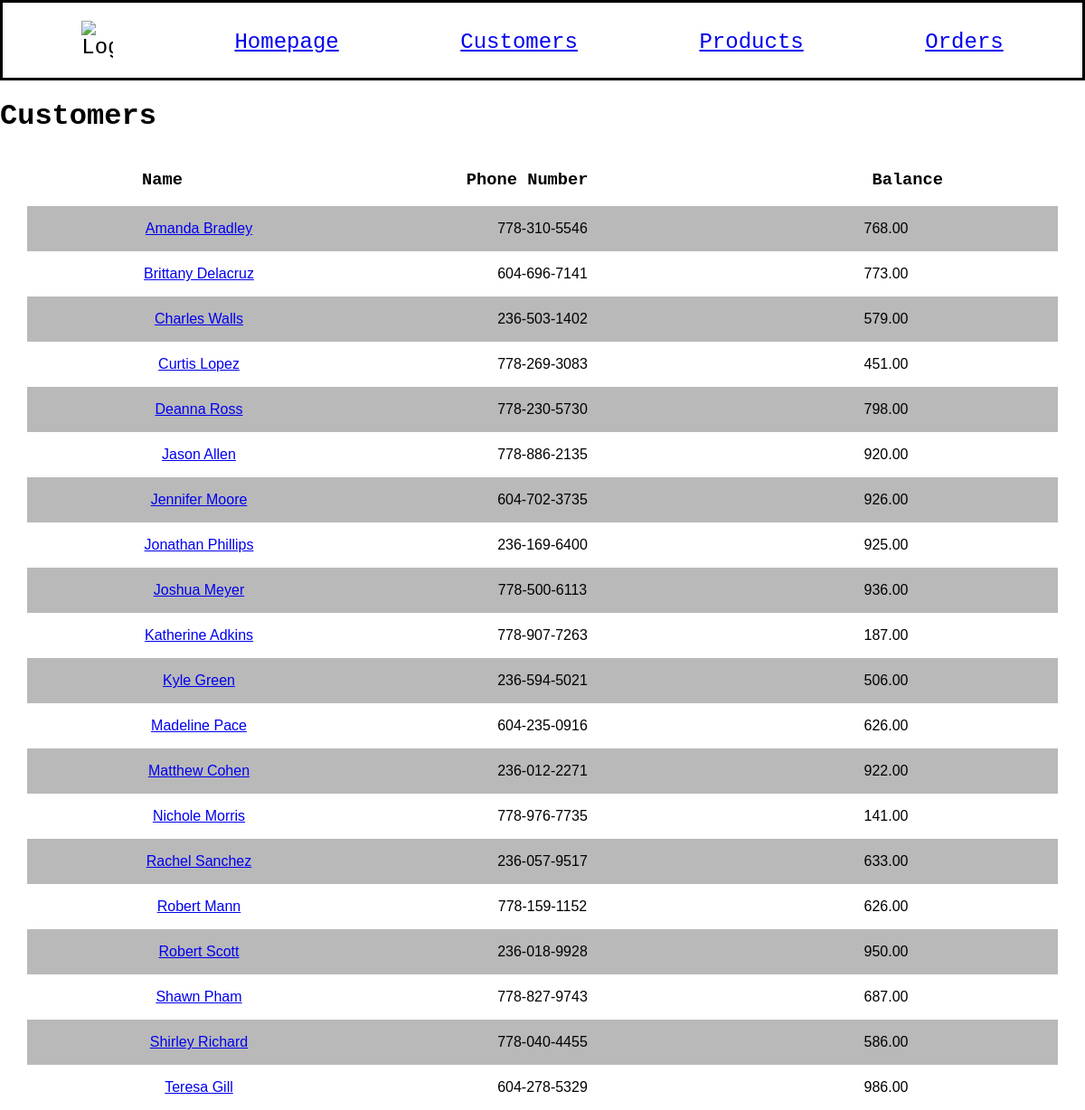
/customers, run on an earlier commit of the app's database.
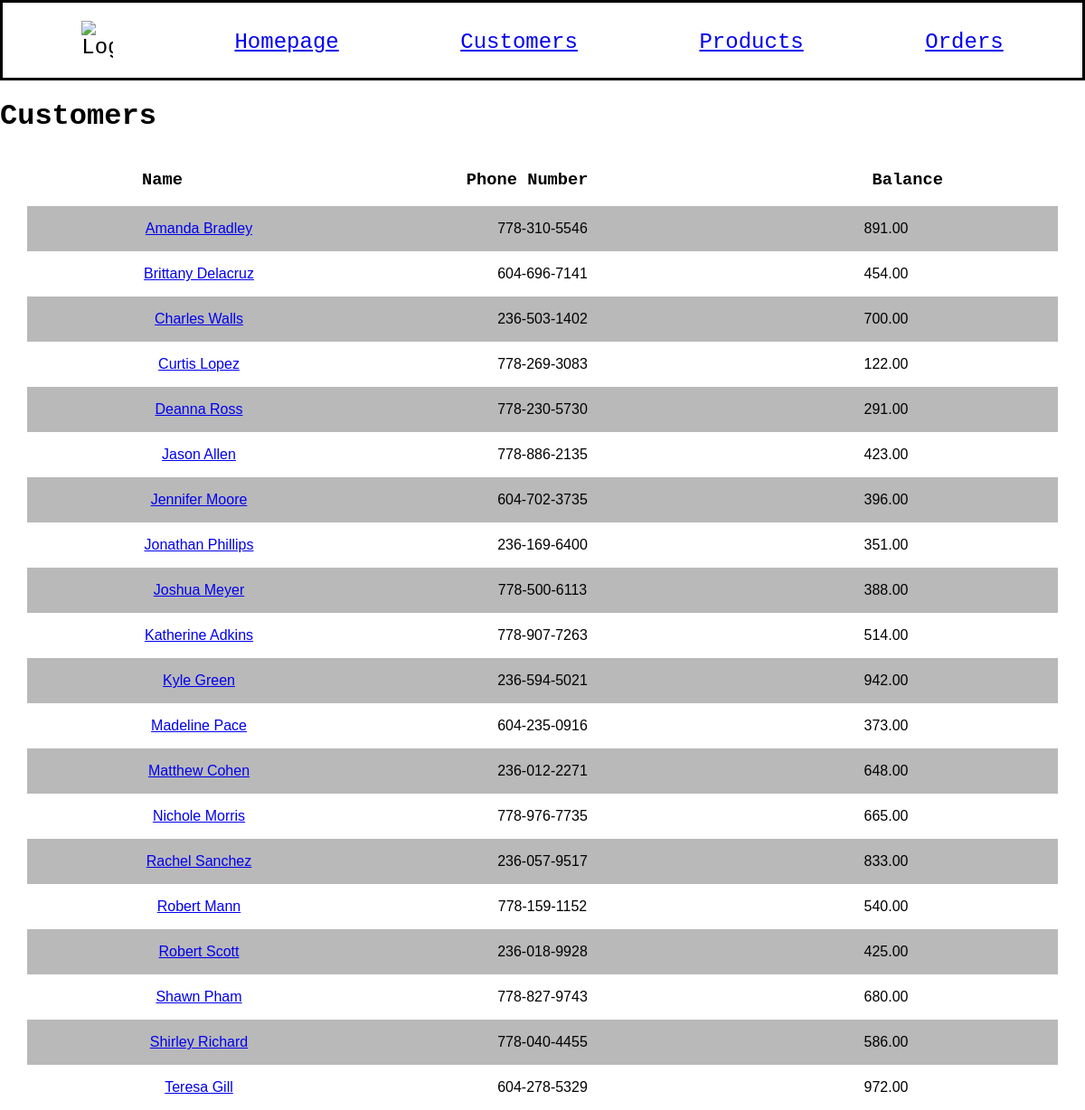
And on a later commit of the database.
### models.py (models this page shows, shortened)
class Customer(db.Model):
    id = mapped_column(Integer, primary_key=True)
    name = mapped_column(String(200), nullable=False, unique=True)
    phone = mapped_column(String(20), nullable=False)
    balance = mapped_column(Numeric(10,2), nullable=False, default=100)
    orders = relationship("Order")

### app.py (the view)
@app.route("/customers")
def customers():
    statement = select(Customer).order_by(Customer.name)
    records = db.session.execute(statement)
    app_data = records.scalars()
    print(statement)
    return render_template("customers.html", customers=app_data)

### templates/customers.html
{% extends "base.html" %}
{% block content %}
<h1>Customers</h1>
<div style="display: flex; justify-content: space-around;">
    <h3>Name</h3>
    <h3>Phone Number</h3>
    <h3>Balance</h3>
</div>
{% for customer in customers %}
<div class="spreadsheet">
    <div>
        <div>
            <a href="{{url_for('customer_detail', customer_id=customer.id)}}">{{ customer.name }}</a>
        </div>
        <div>
            <p class="info">{{ customer.phone }}</p>
        </div>
        <div>
            <p class="info">{{ customer.balance }}</p>
        </div>
    </div>
</div>
{% endfor %}
{% endblock %}

What changed in the data, as far as the page shows it:
changed Customer "Amanda Bradley": balance "768.00" → "891.00"
changed Customer "Brittany Delacruz": balance "773.00" → "454.00"
changed Customer "Charles Walls": balance "579.00" → "700.00"
changed Customer "Curtis Lopez": balance "451.00" → "122.00"
changed Customer "Deanna Ross": balance "798.00" → "291.00"
changed Customer "Jason Allen": balance "920.00" → "423.00"
changed Customer "Jennifer Moore": balance "926.00" → "396.00"
changed Customer "Jonathan Phillips": balance "925.00" → "351.00"
changed Customer "Joshua Meyer": balance "936.00" → "388.00"
changed Customer "Katherine Adkins": balance "187.00" → "514.00"
changed Customer "Kyle Green": balance "506.00" → "942.00"
changed Customer "Madeline Pace": balance "626.00" → "373.00"
changed Customer "Matthew Cohen": balance "922.00" → "648.00"
changed Customer "Nichole Morris": balance "141.00" → "665.00"
changed Customer "Rachel Sanchez": balance "633.00" → "833.00"
changed Customer "Robert Mann": balance "626.00" → "540.00"
changed Customer "Robert Scott": balance "950.00" → "425.00"
changed Customer "Shawn Pham": balance "687.00" → "680.00"
changed Customer "Teresa Gill": balance "986.00" → "972.00"
